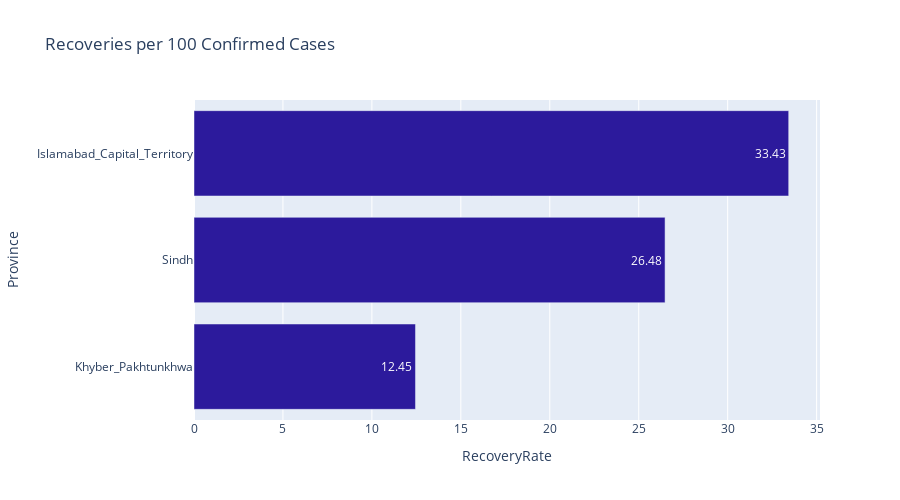

This figure's notebook cell:
### Markdown cell above
## <i> 19.  RECOVERY PER 100 CONFIRMED RATE</i>

### Code cell
flg['RecoveryRate'] = round((flg['Recovered_cases']/flg['Confirmed_cases'])*100, 2)
temp = flg[flg['Confirmed_cases']>100]
temp = temp.sort_values('RecoveryRate', ascending=False)

fig = px.bar(temp.sort_values(by="RecoveryRate", ascending=False)[:10][::-1],
             x = 'RecoveryRate', y = 'Province', 
             title='Recoveries per 100 Confirmed Cases', text='RecoveryRate', height=500, orientation='h',
             color_discrete_sequence=['#2c1a9c']
            )
fig.show()

### Figure 1 — Plotly figure (JSON) as saved in the notebook; plotly's stock layout.template omitted (floating-point values rounded to 4 significant figures)
{"data": [{"alignmentgroup": "True", "hovertemplate": "RecoveryRate=%{text}<br>Province=%{y}<extra></extra>", "legendgroup": "", "marker": {"color": "#2c1a9c"}, "name": "", "offsetgroup": "", "orientation": "h", "showlegend": false, "text": [12.45, 26.48, 33.43], "textposition": "auto", "type": "bar", "x": [12.45, 26.48, 33.43], "xaxis": "x", "y": ["Khyber_Pakhtunkhwa", "Sindh", "Islamabad_Capital_Territory"], "yaxis": "y"}], "layout": {"barmode": "relative", "height": 500, "legend": {"tracegroupgap": 0}, "title": {"text": "Recoveries per 100 Confirmed Cases"}, "xaxis": {"anchor": "y", "domain": [0, 1], "title": {"text": "RecoveryRate"}}, "yaxis": {"anchor": "x", "domain": [0, 1], "title": {"text": "Province"}}}}
